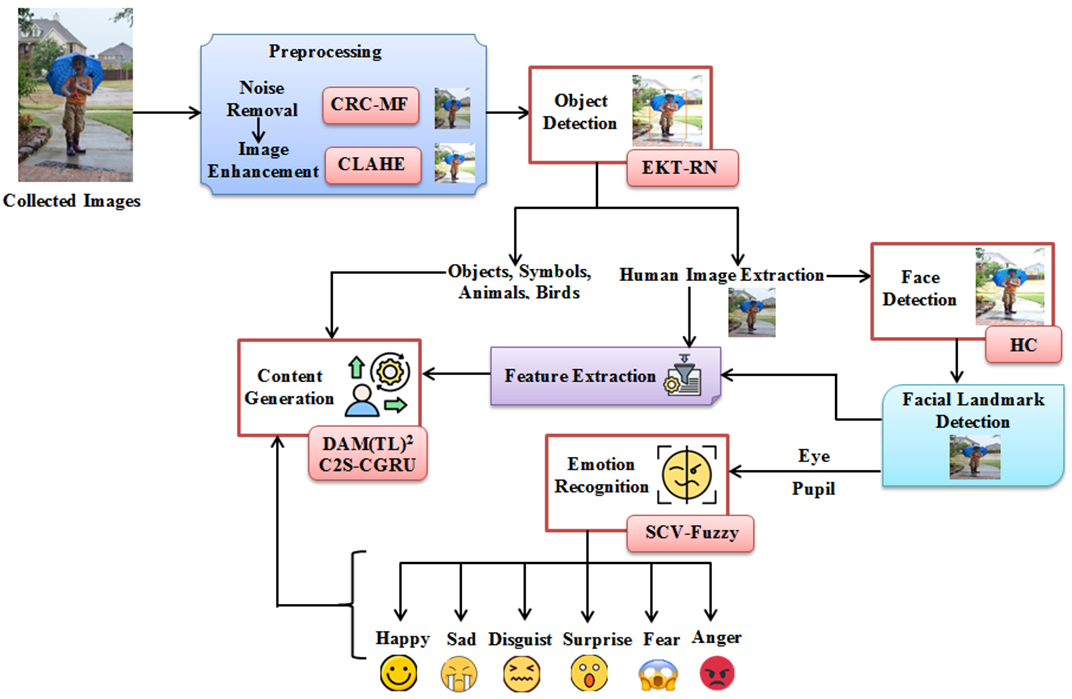
#> input picture CVCG/Check/Framework.PNG, 1072 x 699 px; its folder holds only this picture in this run
$ python -i FE.py   (imports and definitions only)   (older library calls are emulated)
#> lines starting #> are read from the running program, lines starting #| are printed output that depends on the picture; after the words box and inside, x2 and y2 are one past the last pixel; in counts of white or black regions, pixels touching at a corner belong together
import csv
import math
import os

import cv
import cv2
import cv2 as cv
import numpy as np
import pandas as pd
import skimage
import skimage.feature as feature
from scipy.stats import skew, kurtosis
from PIL import Image, ImageStat

# [10 lines left out: function getListOfFiles, not called in this run]
class FE:

    # [15 lines left out: functions build_filters, process, not called in this run]

    def corner(self, img):
#> called with img = '../Check/Framework.PNG'
        image = cv2.imread(img)
#> image is the input picture: shape (699, 1072, 3); mean B, G, R 235.7, 234.6, 236
        operatedImage = cv2.cvtColor(image, cv2.COLOR_BGR2GRAY)
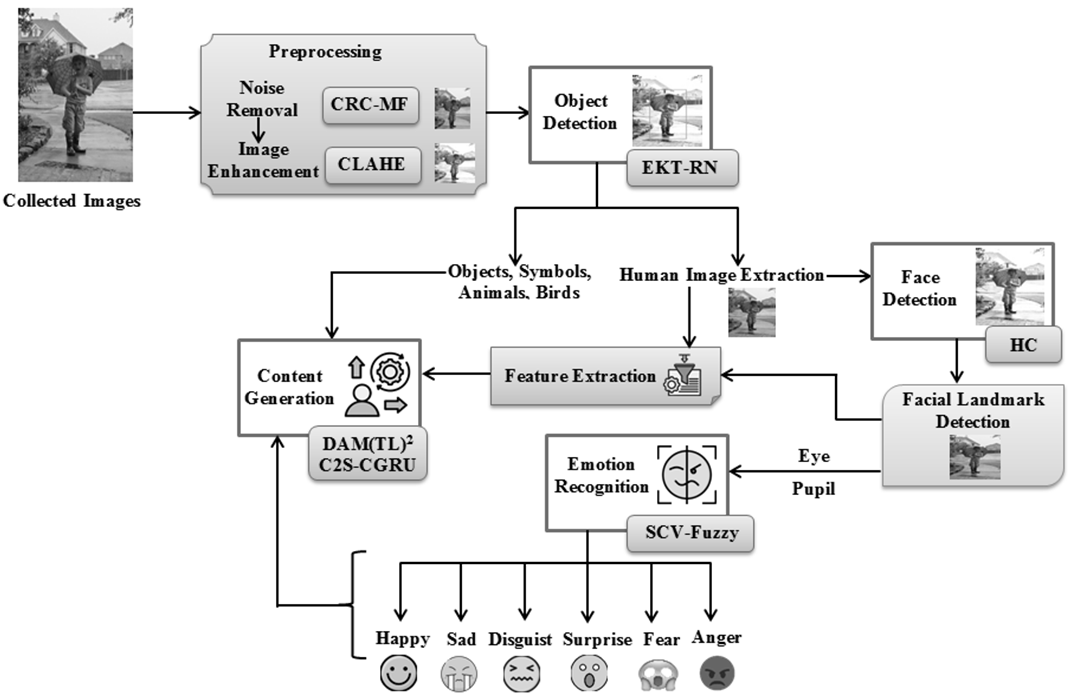
#> operatedImage: shape (699, 1072); min 0, max 255, mean 235.2
        operatedImage = np.float32(operatedImage)
        dest = cv2.cornerHarris(operatedImage, 2, 5, 0.07)
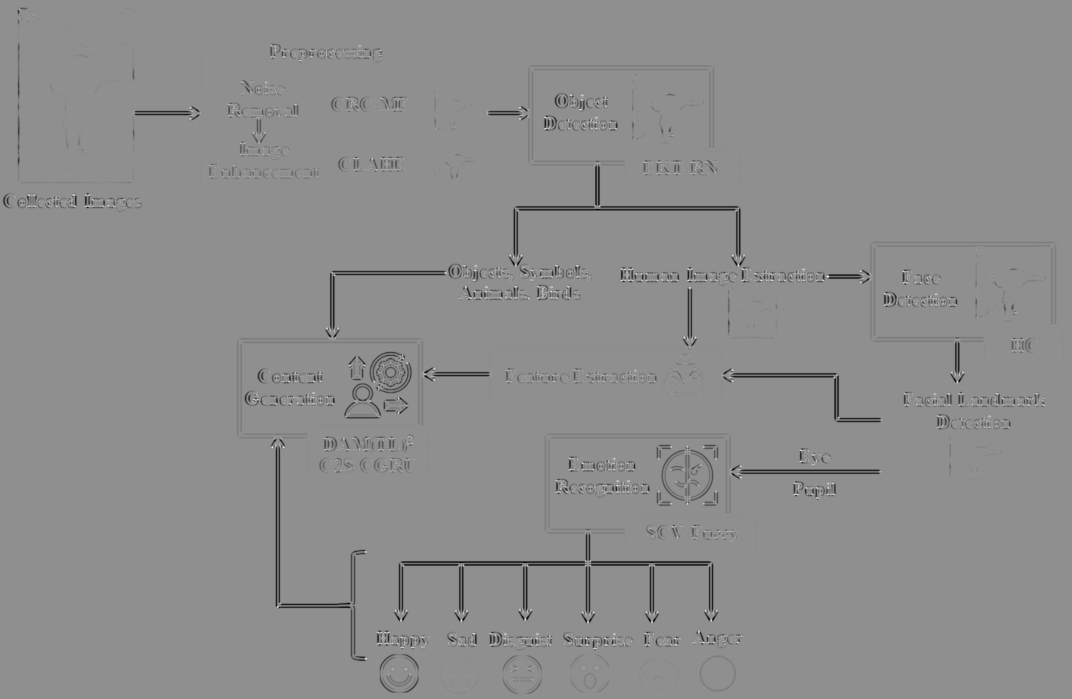
#> dest: shape (699, 1072) float32; min -1.51e+10, max 1.17e+10, mean -196181312; drawn with min black and max white
        dest = cv2.dilate(dest, None)
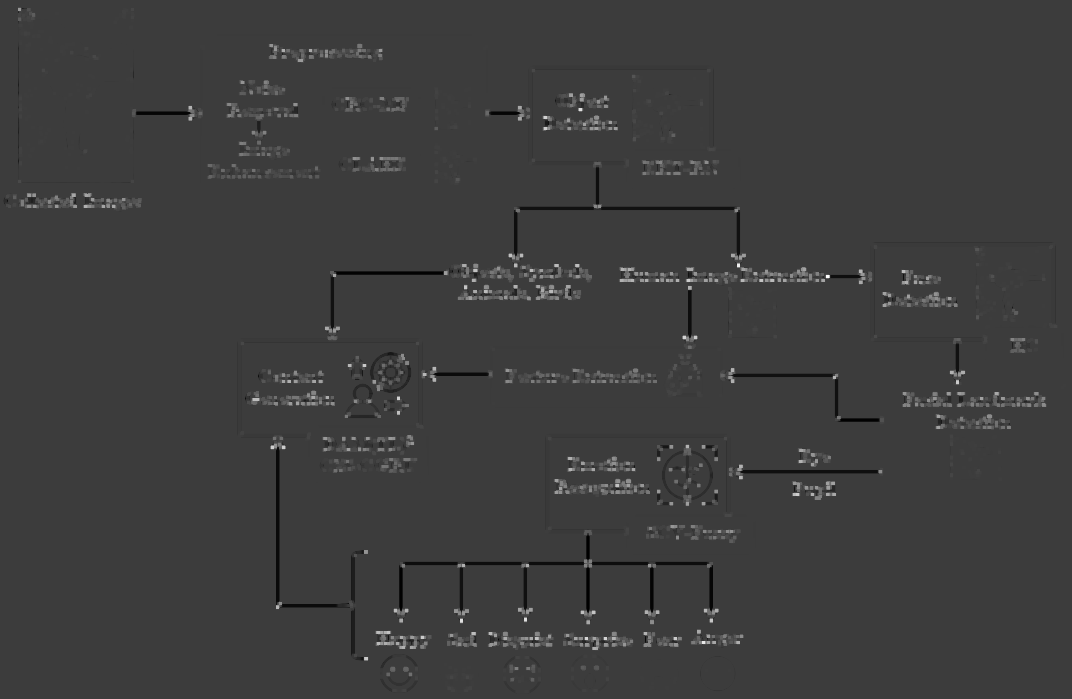
#> dest: shape (699, 1072) float32; min -3.65e+09, max 1.17e+10, mean 60530748; drawn with min black and max white
        image[dest > 0.01 * dest.max()] = [0, 0, 255]
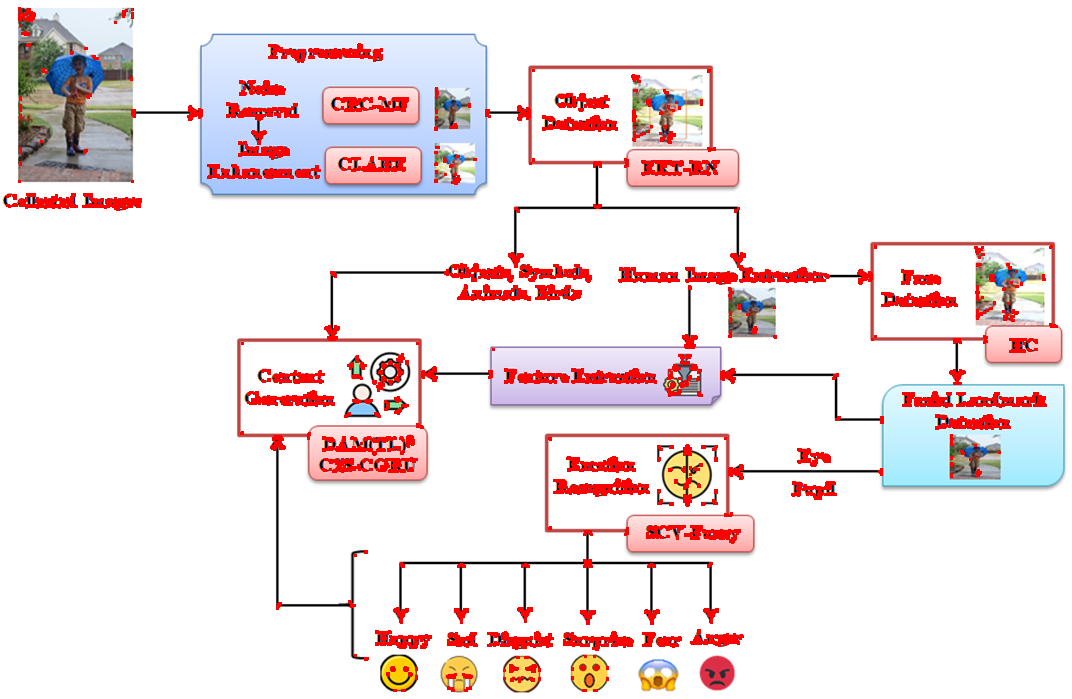
#> image: shape (699, 1072, 3); 4.8% of pixels changed, all inside (x1, y1, x2, y2) = (6, 7, 1058, 692)
        imgval = np.sum(image)
#> imgval = 522917626
        return imgval

    # [155 lines left out: functions Interest_Point, Entropy, Dissimilarity, get_pixel, ltp_calculated_pixel, HOG and 9 more, not called in this run]

    gray_level = 17

    # [80 lines left out: functions dominant_color, getGlcm, LP_Quantization, skewness, kurtosis_val, mean and 3 more, not called in this run]

    def shape(self,image):
        im = cv2.imread(image)
        return(im.shape)


    # [19 lines left out: function dwt, not called in this run]

>>> result = FE().corner('../Check/Framework.PNG')
#> result = 522917626
